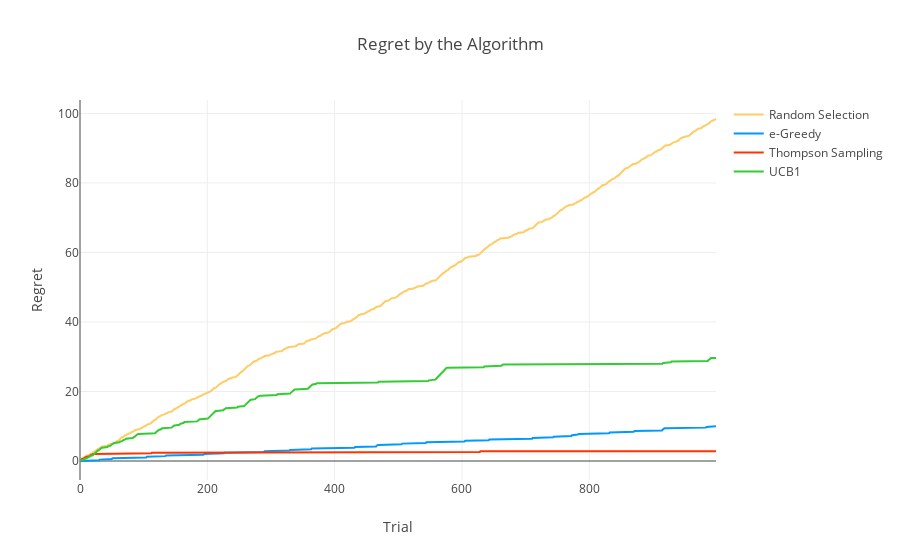

The cell this chart's notebook holds for it:
### Markdown cell above
The winners here are the Thompson Sampling and Epsilon-Greedy since they showed the right Ad#1 the most of the time.

### Code cell
data1 = go.Scatter(
    x=np.arange (0, n, 1),
    y=random_dict['regret_list'],
    name='Random Selection',
    marker=dict(color='#ffcc66')
)
data2 = go.Scatter(
    x=np.arange (0, n, 1),
    y=epsilon_dict['regret_list'],
    name='e-Greedy',
    marker=dict(color='#0099ff')
)
data3 = go.Scatter(
    x=np.arange (0, n, 1),
    y=thompson_dict['regret_list'],
    name='Thompson Sampling',
    marker=dict(color='#ff3300')
)
data4 = go.Scatter(
    x=np.arange (0, n, 1),
    y=ucb1_dict['regret_list'],
    name='UCB1',
    marker=dict(color='#33cc33')
)

layout = go.Layout(
    title='Regret by the Algorithm',
    xaxis={'title': 'Trial'},
    yaxis={'title': 'Regret'}
)

data = [data1, data2, data3, data4]
fig = go.Figure(data=data, layout=layout)
iplot(fig)

### Figure 1 — Plotly figure (JSON) as saved in the notebook; plotly's stock layout.template omitted (floating-point values rounded to 4 significant figures; data arrays with more than 128 entries replaced by an {"elided": "..."} marker saying what was removed)
{"data": [{"marker": {"color": "#ffcc66"}, "name": "Random Selection", "type": "scatter", "uid": "9565c654-cf38-4505-8e70-b229ff8548e8", "x": {"elided": "1000 int values"}, "y": {"elided": "1000 float values"}}, {"marker": {"color": "#0099ff"}, "name": "e-Greedy", "type": "scatter", "uid": "21504f22-08ca-4810-a8d6-3d3219e7334c", "x": {"elided": "1000 int values"}, "y": {"elided": "1000 float values"}}, {"marker": {"color": "#ff3300"}, "name": "Thompson Sampling", "type": "scatter", "uid": "76a8d6f7-7400-4230-86a8-7827f0e7febe", "x": {"elided": "1000 int values"}, "y": {"elided": "1000 float values"}}, {"marker": {"color": "#33cc33"}, "name": "UCB1", "type": "scatter", "uid": "f1b6e59f-19a2-4b9d-99f3-70e6ed4b0867", "x": {"elided": "1000 int values"}, "y": {"elided": "1000 float values"}}], "layout": {"title": {"text": "Regret by the Algorithm"}, "xaxis": {"title": {"text": "Trial"}}, "yaxis": {"title": {"text": "Regret"}}}}
